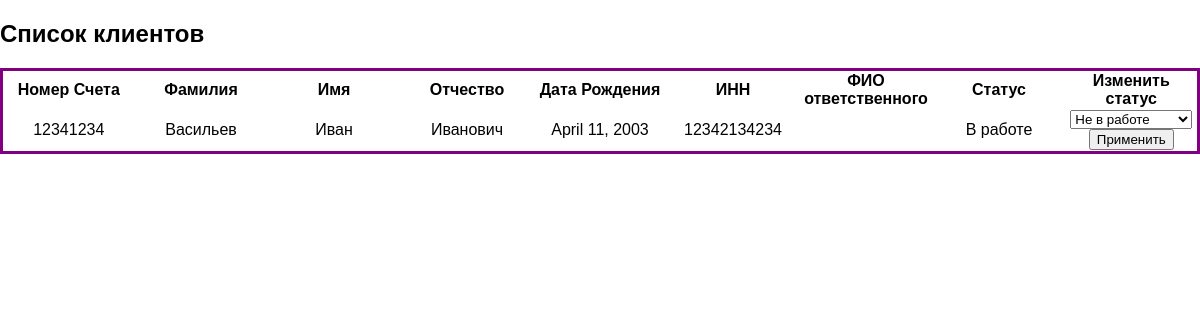
The page /client_list/ (signed in) on the database its author committed.
### task/models.py (models this page shows, shortened)
class Client(models.Model):
    acc_num = models.CharField(max_length=128)
    fam = models.CharField(max_length=128)
    name = models.CharField(max_length=128)
    otc = models.CharField(max_length=128,)
    birth_date = models.DateField()
    inn = models.IntegerField()
    respons = models.ForeignKey(User, on_delete=models.CASCADE, related_name='clients')
    STAT_CHOICES = (
        ('Не в работе', 'Не в работе'),
        ('В работе', 'В работе'),
        ('Отказ', 'Отказ'),
        ('Сделка закрыта', 'Сделка закрыта'),
    )
    status = models.CharField(max_length=20, choices=STAT_CHOICES, default='Не в работе')

### task/views.py (the view)
# urls.py: path('client_list/', client_list, name='client_list'),
def client_list(request):
    if request.user.is_authenticated:
        clients = Client.objects.filter(respons=request.user)
        return render(request, 'client_list.html', {'clients': clients})
    else:
        return redirect('login')

### task/templates/client_list.html (shortened to what this page needs)
{% extends 'base.html' %}
{% block content %}
    <h2>Список клиентов</h2>
    <table>
        <thead>
            <tr>
                <th>Номер Счета</th>
                <th>Фамилия</th>
                <th>Имя</th>
                <th>Отчество</th>
                <th>Дата Рождения</th>
                <th>ИНН</th>
                <th>ФИО ответственного</th>
                <th>Статус</th>
                <th>Изменить статус</th>
            </tr>
        </thead>
        <tbody>
            {% for client in clients %}
            <tr>
                <td>{{ client.acc_num }}</td>
                <td>{{ client.fam }}</td>
                <td>{{ client.name }}</td>
                <td>{{ client.otc }}</td>
                <td>{{ client.birth_date }}</td>
                <td>{{ client.inn }}</td>
                <td>{{ client.respons.userprofile.first_name }} {{ client.respons.userprofile.last_name }} {{ client.respons.userprofile.middle_name }}</td>
                <td>{{ client.status }}</td>
                <td>
                    <form method="post" action="{% url 'change_status' client.id %}">
                        <select name="status">
                            <option value="Не в работе">Не в работе</option>
                        </select>
                        <button type="submit">Применить</button>
                    </form>
                </td>
            </tr>
            {% endfor %}
        </tbody>
    </table>
{% endblock %}

### task/static/css/styles.css (style rules this page uses)
html, body { font-family: 'Arial'; margin: 0; padding: 0; height: 100%; width: auto; }
table { table-layout: fixed; text-align: center; width: 100%; border-collapse: collapse; border: 3px solid purple; }

### rows shown on the page
Client: acc_num "12341234", fam "Васильев", name "Иван", otc "Иванович", birth_date "April 11, 2003", inn "12342134234", status "В работе"
